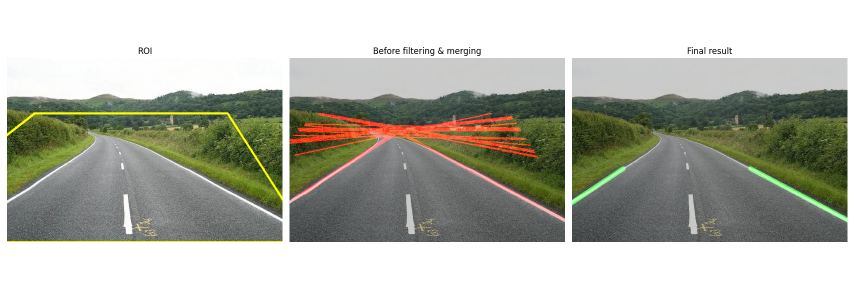
#> input picture exp2/exp2.png, 1709 x 600 px, given in place of road.mp4, which was not available (shown at 1/2 size)
$ python hough_road.py
#> lines starting #> are read from the running program, lines starting #| are printed output that depends on the picture; after the words box and inside, x2 and y2 are one past the last pixel; in counts of white or black regions, pixels touching at a corner belong together; pictures that were not available may be replaced by others from this repository, and a replacement may not be noted
#> further down, frame is the input picture: shape (600, 1709, 3); mean B, G, R 169.2, 180, 178.5
import cv2
import numpy as np

def region_of_interest(img, vertices):
    """
    Applies an image mask.
    Only keeps the region of the image defined by the polygon
    formed by `vertices`. The rest of the image is set to black.
    """
    mask = np.zeros_like(img)
    # 支持多通道图像遮罩
    match_mask_color = (255,) * img.shape[2] if len(img.shape) > 2 else 255
    cv2.fillPoly(mask, vertices, match_mask_color)
    masked_image = cv2.bitwise_and(img, mask)
    return masked_image

def draw_lines(img, lines, roi_vertices=None, color=[0, 255, 0], thickness=10):
    """
    Draws lines on an image.
    """
    line_img = np.zeros((img.shape[0], img.shape[1], 3), dtype=np.uint8)
    if lines is not None:
        for line in lines:
            for x1, y1, x2, y2 in line:
                cv2.line(line_img, (x1, y1), (x2, y2), color, thickness)

    # 使用 ROI mask 对生成的线段进行截断
    if roi_vertices is not None:
        line_img = region_of_interest(line_img, roi_vertices)

    return cv2.addWeighted(img, 0.8, line_img, 1.0, 0.0)

def filter_and_merge_lines(lines, img_shape):
    if lines is None: return None
    left_lane, right_lane = [], []
    for line in lines:
        for x1, y1, x2, y2 in line:
            slope = (y2 - y1) / (x2 - x1) if x2 != x1 else 999
            angle = np.abs(np.arctan(slope) * 180 / np.pi)
            length = np.sqrt((y2-y1)**2 + (x2-x1)**2)
            # 2. 角度阈值过滤 (20-80度) 和 更大长度阈值过滤 (>60)
            if 20 < angle < 80 and length > 60:
                intercept = y1 - slope * x1
                if slope < 0: left_lane.append((slope, intercept))
                else: right_lane.append((slope, intercept))

    # 3. 平均合并靠近的一组线
    def average_lane(lane_data):
        if not lane_data: return None
        avg = np.mean(lane_data, axis=0)
        y1 = img_shape[0]
        y2 = int(y1 * 0.6)
        x1 = int((y1 - avg[1]) / avg[0])
        x2 = int((y2 - avg[1]) / avg[0])
        return [x1, y1, x2, y2]

    res = []
    l = average_lane(left_lane)
    if l: res.append([l])
    r = average_lane(right_lane)
    if r: res.append([r])
    return res if res else None

def lane_detection_pipeline(frame):
    # 1. Grayscale & Blur
    gray = cv2.cvtColor(frame, cv2.COLOR_BGR2GRAY)
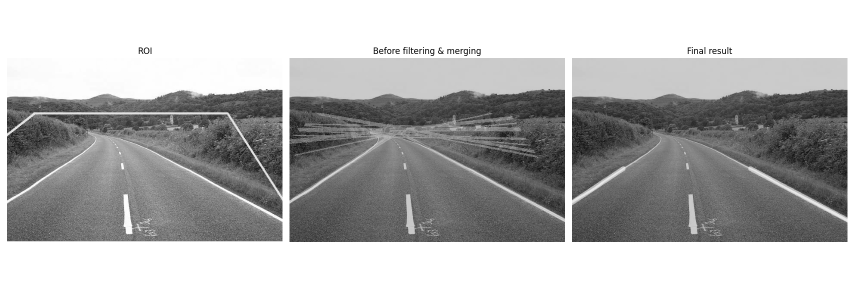
#> gray: shape (600, 1709) (shown at 1/2 size); min 0, max 255, mean 178.3
    blurred = cv2.GaussianBlur(gray, (5, 5), 0)

    # 2. Canny
    edges = cv2.Canny(blurred, 50, 150)
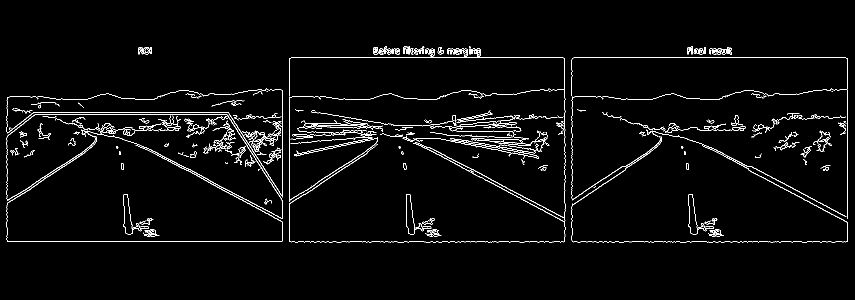
#> edges: shape (600, 1709) (shown at 1/2 size); 2.7% white in thin lines or dots, all inside (x1, y1, x2, y2) = (13, 93, 1696, 485)

    # 3. ROI Mask
    height, width = frame.shape[:2]
#> height = 600; width = 1709
    roi_pts = np.array([[(width*0.1, height), (width*0.5, height*0.6), (width*0.6, height*0.6), (width*1.1, height)]], np.int32)
    masked_edges = region_of_interest(edges, roi_pts)
#> in region_of_interest, `cv2.fillPoly(mask, vertices, match_mask_color)`:
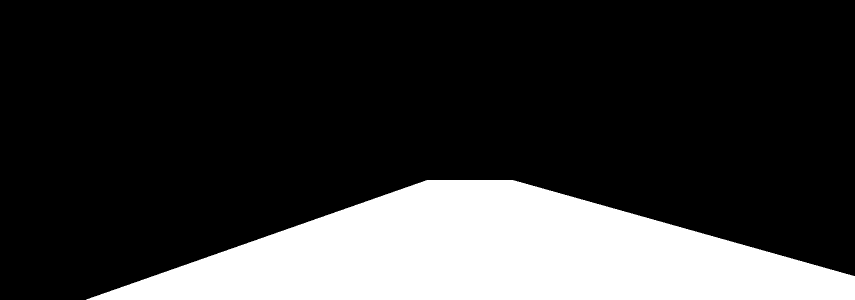
#> mask: shape (600, 1709) (shown at 1/2 size); 21.6% white; 1 white region, box (x1, y1, x2, y2) and area: (172, 360, 1709, 600) 221597
#> in region_of_interest, `masked_image = cv2.bitwise_and(img, mask)`:
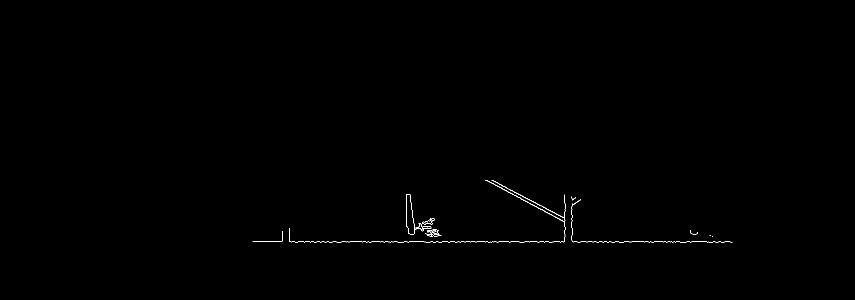
#> masked_image: shape (600, 1709) (shown at 1/2 size); 0.21% white in thin lines or dots, all inside (x1, y1, x2, y2) = (505, 360, 1465, 485)

    # 4. Hough Transform
    lines = cv2.HoughLinesP(masked_edges, 1, np.pi/180, 50, minLineLength=50, maxLineGap=100)
#> lines = [[579, 483, 1460, 483], [582, 484, 1464, 484], [972, 360, 1143, 451], [984, 360, 1143, 444], [1129, 482, 1129, 389], [505, 482, 579, 482], [819, 388, 829, 459], [989, 362, 1127, 435]]

    # 5. Filter and Merge
    merged_lines = filter_and_merge_lines(lines, frame.shape)
#> the loop in filter_and_merge_lines, `for line in lines:` made 8 passes
#> after the loop in filter_and_merge_lines, `for line in lines:`: left_lane = []; right_lane = [(0.532, -157.3), (0.528, -159.8), (0.529, -161.2)]
#> in filter_and_merge_lines, `r = average_lane(right_lane)`: r = [1433, 600, 980, 360]
#> merged_lines = [[[1433, 600, 980, 360]]]

    # 6. Draw (传入 ROI 顶点进行截断)
    return draw_lines(frame, merged_lines, roi_pts)
#> the loop in draw_lines, `for line in lines:` made 1 pass
#> in draw_lines, `return cv2.addWeighted(img, 0.8, line_img, 1.0, 0.0)`:
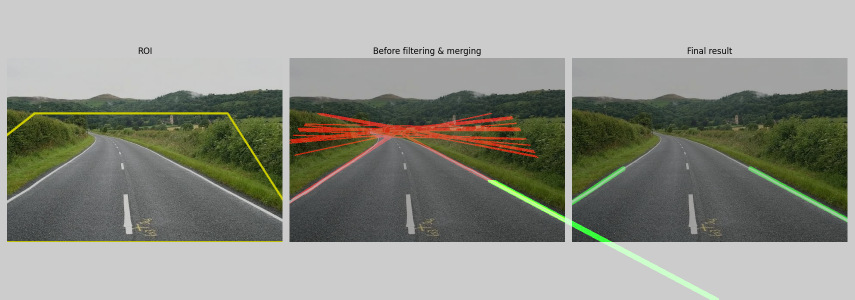
#> returned value: shape (600, 1709, 3) (shown at 1/2 size); mean of channels 0, 1, 2 135.4, 144.5, 142.8; drawn as B, G, R

# --- RUN THE CODE ---
if __name__ == "__main__":
    # 1. 处理 road.mp4
    cap = cv2.VideoCapture('road.mp4')
    while cap.isOpened():
        ret, frame = cap.read()
        if not ret:
            # 视频播放结束时重置到第一帧实现循环
            cap.set(cv2.CAP_PROP_POS_FRAMES, 0)
            continue

        result = lane_detection_pipeline(frame)

        cv2.imshow('Lane Detection', result)
        if cv2.waitKey(20) & 0xFF == ord('q'):
#> (key q is pressed here)
            break

    cap.release()
    cv2.destroyAllWindows()
